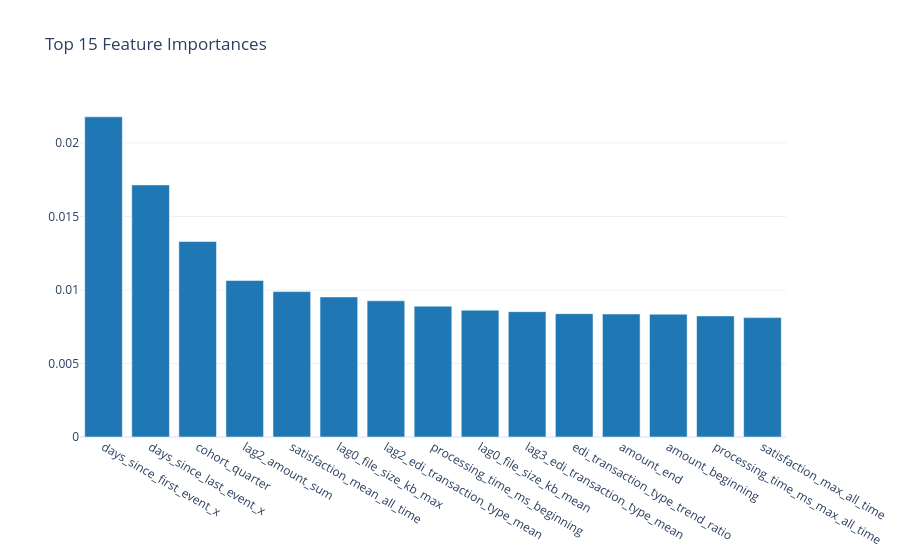

Notebook cell for this chart:
### Markdown cell above
## 8.4 Feature Importance (Random Forest)

### Code cell
# @cr:code
if not _skip_modeling:
    rf_model = models["Random Forest"]
    _feat_names = X_train.columns.tolist() if hasattr(X_train, "columns") else feature_cols
    importance_df = native_pd.DataFrame({
        "Feature": _feat_names,
        "Importance": rf_model.feature_importances_
    }).sort_values("Importance", ascending=False)

    top_n = 15
    top_features = importance_df.head(top_n)

    fig = charts.bar_chart(
        top_features["Feature"].tolist(),
        top_features["Importance"].tolist(),
        title=f"Top {top_n} Feature Importances"
    )
    display_figure(fig)

### Figure 1 — Plotly figure (JSON) as saved in the notebook; plotly's stock layout.template omitted (floating-point values rounded to 4 significant figures)
{"data": [{"marker": {"color": "#1f77b4"}, "type": "bar", "x": ["days_since_first_event_x", "days_since_last_event_x", "cohort_quarter", "lag2_amount_sum", "satisfaction_mean_all_time", "lag0_file_size_kb_max", "lag2_edi_transaction_type_mean", "processing_time_ms_beginning", "lag0_file_size_kb_mean", "lag3_edi_transaction_type_mean", "edi_transaction_type_trend_ratio", "amount_end", "amount_beginning", "processing_time_ms_max_all_time", "satisfaction_max_all_time"], "y": [0.02178, 0.01715, 0.0133, 0.01064, 0.009889, 0.009526, 0.009262, 0.008897, 0.008624, 0.008526, 0.008386, 0.008365, 0.008353, 0.008236, 0.008121]}], "layout": {"title": {"text": "Top 15 Feature Importances"}, "xaxis": {"title": {}}, "yaxis": {"title": {}}}}
